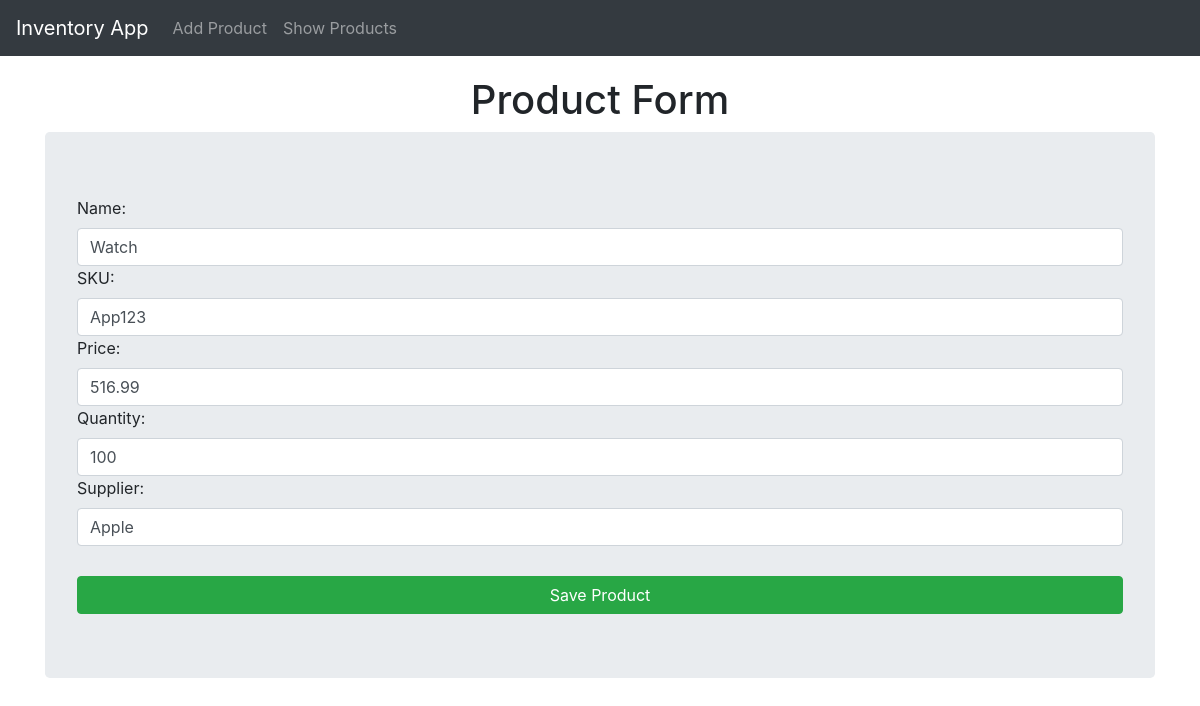
Page /update/1/ on the earlier database version.
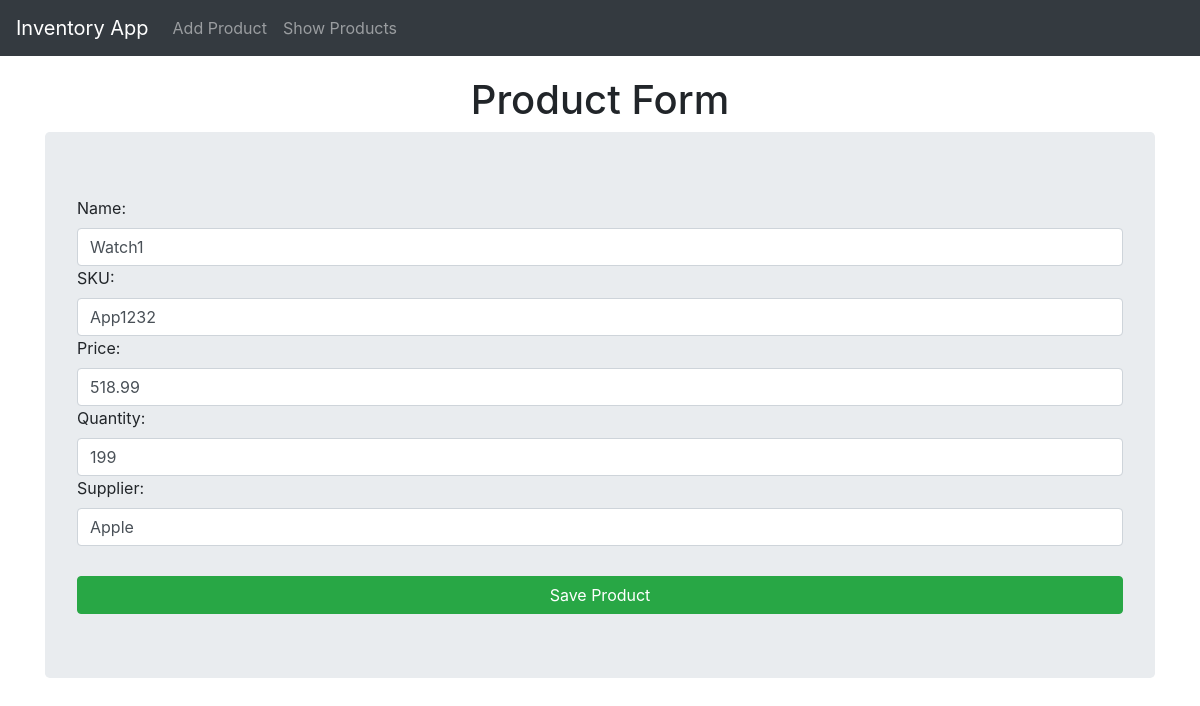
Same page on the later database version.
### invApp/models.py (models this page shows, shortened)
class Product(models.Model):
    product_id = models.AutoField(primary_key = True)
    name = models.CharField(max_length = 100)
    sku = models.CharField(max_length = 50, unique = True)
    price = models.FloatField()
    quantity = models.IntegerField()
    supplier = models.CharField(max_length = 100)

### invApp/views.py (the view)
# urls.py: path('update/<int:product_id>/', views.product_update_view, name='product_update'),
def product_update_view(request, product_id):
    product = Product.objects.get(product_id = product_id)
    form = ProductForm(instance=product)
    if request.method == 'POST':
        form = ProductForm(request.POST, instance=product)
        if form.is_valid():
            form.save()
            return redirect('product_list')
    return render(request, 'invApp/product_form.html', {'form': form})

### invApp/forms.py
class ProductForm(forms.ModelForm):
    class Meta:
        model = Product
        fields = '__all__'
        labels = {
            'product_id': 'Product ID',
            'name': 'Name',
            'sku': 'SKU',
            'price': 'Price',
            'quantity': 'Quantity',
            'supplier': 'Supplier',
        }
        widgets = {
            'product_id': forms.NumberInput(attrs={'placeholder': 'e.g 1', 'class': 'form-control'}),
            'name': forms.TextInput(attrs={'placeholder': 'e.g shirt', 'class': 'form-control'}),
            'sku': forms.TextInput(attrs={'placeholder': 'e.g STK123', 'class': 'form-control'}),
            'price': forms.NumberInput(attrs={'placeholder': 'e.g 19.99', 'class': 'form-control'}),
            'quantity': forms.NumberInput(attrs={'placeholder': 'e.g 11', 'class': 'form-control'}),
            'supplier': forms.TextInput(attrs={'placeholder': 'e.g Apple', 'class': 'form-control'}),
        }

### invApp/templates/invApp/product_form.html (shortened to what this page needs)
{% extends "invApp/layout.html" %}
{% block content %}
<h1 class="text-center">
    Product Form
</h1>
<form method="POST" class="jumbotron">
    {{form}}
    <button
    class="btn btn-success btn-block"
    type="submit"
    style="margin-top: 30px">
        Save Product
    </button>
</form>
{% endblock content %}

Differences in the rows shown:
changed Product "Apple": name "Watch" → "Watch1"; sku "App123" → "App1232"; price "516.99" → "518.99"; quantity "100" → "199"
